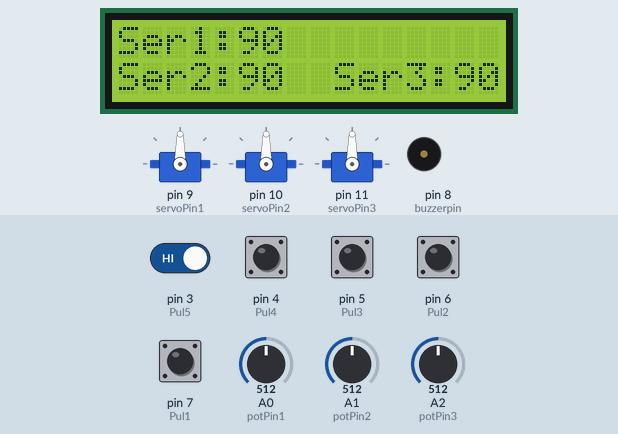
Recording of a sketch running on a simulated Arduino Uno, built with avr-gcc and run on an emulated ATmega328P. On the bench: 3 × servo, 16×2 character LCD, buzzer (waves = sounding). Inputs (shaded band) come from the test bench; at power-on: pin 3 (Pul5), pin 4 (Pul4), pin 5 (Pul3), pin 6 (Pul2), pin 7 (Pul1) HIGH, A0 (potPin1) = 512, A1 (potPin2) = 512, A2 (potPin3) = 512.

Above: at 1.2 s.
1.3 s: A0 (potPin1) set to 716
At 2.5 s:
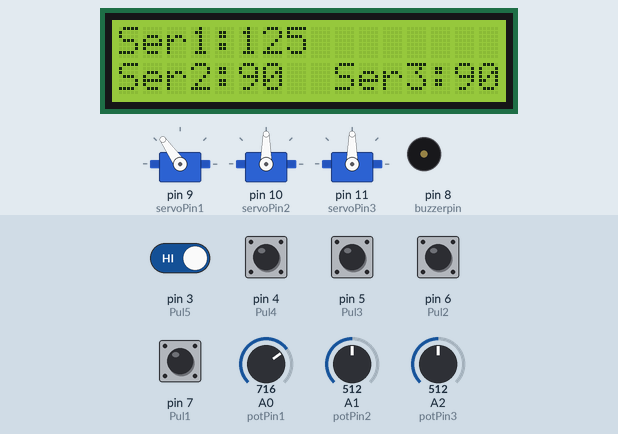
2.8 s: A1 (potPin2) set to 716
At 3.4 s:
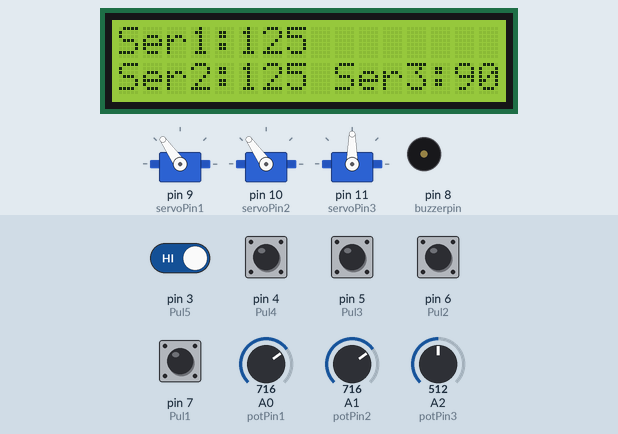
4.3 s: A2 (potPin3) set to 716
At 4.7 s:
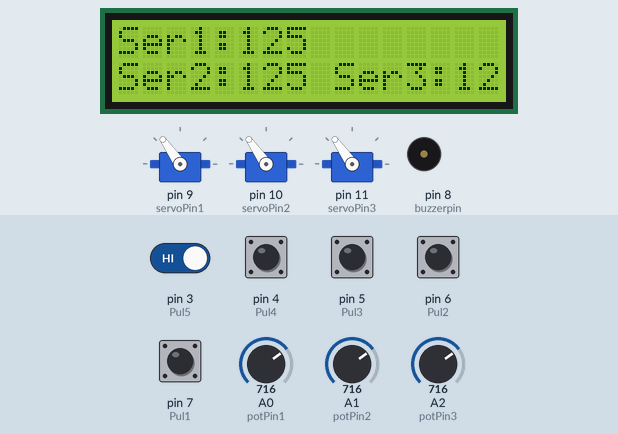
5.8 s: pin 3 (Pul5) driven LOW
At 6.05 s:
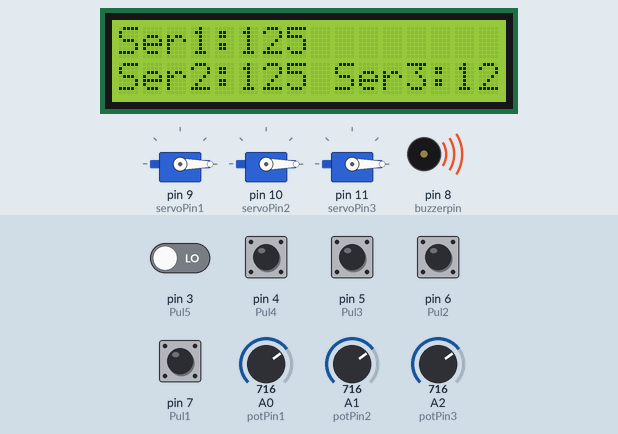
8.3 s: A0 (potPin1) set to 900
At 11.1 s:
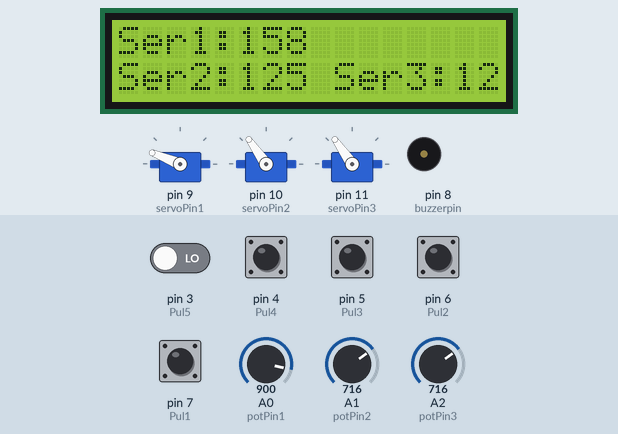
11.3 s: A1 (potPin2) set to 900
At 12.3 s:
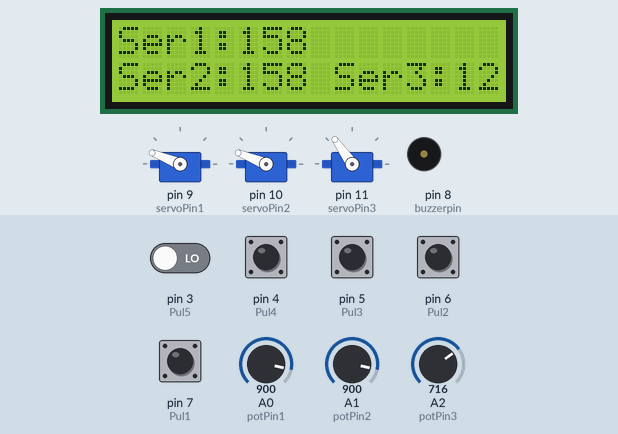
Timing chart, 0 to 13.8 s (numbered marks = the images above; inputs shaded):
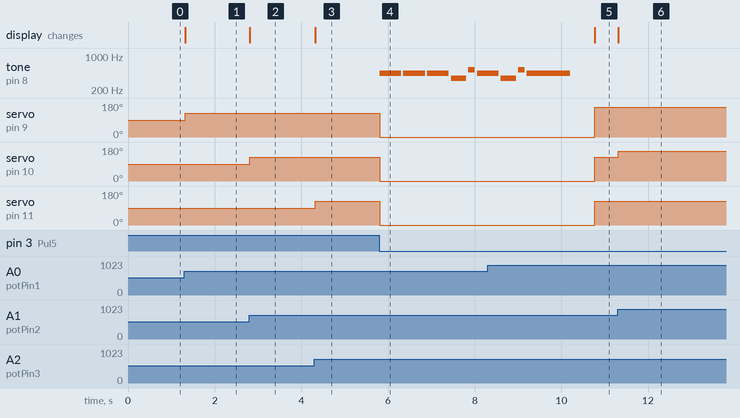

The sketch:

PRACTICADELBRAZOROBOT.ino
```cpp
//PRACTICA BRAZO ROBOTICO
//OSCAR BARRIOS - 2022241

#include <Servo.h>//Librerias
#include <Wire.h>
#include <LiquidCrystal_I2C.h>

#define buzzerpin 8
#define Pul1 7
#define Pul2 6
#define Pul3 5
#define Pul4 4
#define Pul5 3

//Se define los pines de los potenciómetros y los servomotores
const int potPin1 = A0;
const int potPin2 = A1;
const int potPin3 = A2;

const int servoPin1 = 9;
const int servoPin2 = 10;
const int servoPin3 = 11;

//Notas para el buzzer
const int c=261;
const int d=294;
const int e=329;
const int f=349;
const int g=391;
const int gS=415;
const int a=440;
const int aS=455;
const int b=466;
const int cH=523;
const int cSH=554;
const int dH=587;
const int dSH=622;
const int eH=659;
const int fH=698;
const int fSH=740;
const int gH=783;
const int gSH=830;
const int aH=880;
bool inter =0;

//Se crea objetos Servo para controlar los servomotores
Servo servo1;
Servo servo2;
Servo servo3;


LiquidCrystal_I2C lcd(0x27, 16, 2);// Inicializa el objeto LiquidCrystal_I2C para la pantalla LCD


void setup() {//Se inicializa los pines de los pulsadores
  pinMode(Pul1, INPUT);
  pinMode(Pul2, INPUT);
  pinMode(Pul3, INPUT);
  pinMode(Pul4, INPUT);
  pinMode(Pul5, INPUT);


  // Inicializa los servomotores
  servo1.attach(servoPin1);
  servo2.attach(servoPin2);
  servo3.attach(servoPin3);
  attachInterrupt(digitalPinToInterrupt(3) , Interrupcion, FALLING);//Interrupcion que controlara el 5to pulsador
  Wire.begin();// Inicializa la comunicación I2C
  lcd.backlight();// Encender la retroiluminación de la LCD

  // Inicializa la pantalla LCD
  lcd.begin(16, 2);
  lcd.print("Ser1:");//Imprime el texto en la LCD
  lcd.setCursor(0, 1);
  lcd.print("Ser2:");//Imprime el texto en la LCD
  lcd.setCursor(9, 1);
  lcd.print("Ser3:");//Imprime el texto en la LCD
}

void loop() {

  // Lee los valores de los potenciómetros
  int potValue1 = analogRead(potPin1);
  int potValue2 = analogRead(potPin2);
  int potValue3 = analogRead(potPin3);

  // Mapea los valores de los potenciómetros a ángulos para los servomotores
  int servoAngle1 = map(potValue1, 0, 1023, 0, 180);
  int servoAngle2 = map(potValue2, 0, 1023, 0, 180);
  int servoAngle3 = map(potValue3, 0, 1023, 0, 180);

  // Mueve los servomotores a los ángulos correspondientes
  servo1.write(servoAngle1);
  servo2.write(servoAngle2);
  servo3.write(servoAngle3);

  // Actualiza los valores mostrados en la pantalla LCD
  lcd.setCursor(5, 0);
  lcd.print(servoAngle1);
  lcd.setCursor(5, 1);
  lcd.print(servoAngle2);
  lcd.setCursor(14, 1);
  lcd.print(servoAngle3);


  delay(2);//Tiempo antes de repetir el bucle

  if(inter == 1){//Se crea la variable inter para controlar el 5to pulsador
      servo1.write(0);
  servo2.write(0);
  servo3.write(0);
  Zumbador();
  delay(500);
  inter = 0;

  }
  //Si se presiona el pulsador 1 se ejecuta esto
  if(digitalRead(Pul1)== 0){
    servo1.write(0);
    servo2.write(20);
    servo3.write(90);
    delay(5000);
  }
  //Si se presiona el pulsador 2 se ejecuta esto
  if(digitalRead(Pul2)== 0){
    servo1.write(80);
    servo2.write(20);
    servo3.write(120);
    delay(5000);
  }
  //Si se presiona el pulsador 3 se ejecuta esto
  if(digitalRead(Pul3)== 0){
    servo1.write(0);
    servo2.write(0);
    servo3.write(10);
    delay(5000);
  }
  //Si se presiona el pulsador 4 se ejecuta esto
  if(digitalRead(Pul4)== 0){
    servo1.write(50);
    servo2.write(80);
    servo3.write(12);
    delay(5000);
  }

}

void Zumbador(){//Para el buzzer
  tone(buzzerpin, a, 500);
  delay(500+50);
  tone(buzzerpin, a, 500);
  delay(500+50);
  tone(buzzerpin, a, 500);
  delay(500+50);
  tone(buzzerpin, f, 350);
  delay(350+50);
  tone(buzzerpin, cH, 150);
  delay(150+50);

  tone(buzzerpin, a, 500);
  delay(500+50);
  tone(buzzerpin, f, 350);
  delay(350+50);
  tone(buzzerpin, cH, 150);
  delay(150+50);
  tone(buzzerpin, a, 1000);
  delay(1000+50);
  noTone(buzzerpin);

}

void Interrupcion(){//Interrupcion que se va a ejecutar al momento de presionar el 5to pulsador
  inter = 1;
}
```

Measured:
- after the input at 1.3 s, servo on pin 9 (servoPin1): 90° → 125° at once; the display: changes at once (image 1)
- after the input at 2.8 s, servo on pin 10 (servoPin2): 90° → 125° at once; the display: changes at once (image 2)
- after the input at 4.3 s, servo on pin 11 (servoPin3): 90° → 125° at once; the display: changes at once (image 3)
- after the input at 5.8 s, tone on pin 8 (buzzerpin): plays 440 Hz for 0.50 s, 440 Hz for 0.50 s, 440 Hz for 0.50 s, 349 Hz for 0.35 s, 523 Hz for 0.15 s, 440 Hz for 0.24 s, starting at once; servo on pin 9 (servoPin1), servo on pin 10 (servoPin2), servo on pin 11 (servoPin3): 125° → 0° at once
- after the input at 8.3 s, servo on pin 9 (servoPin1): 0° → 158° after 2.5 s; the display: changes after 2.5 s (image 5)
- after the input at 11.3 s, servo on pin 10 (servoPin2): 125° → 158° at once; the display: changes at once (image 6)
